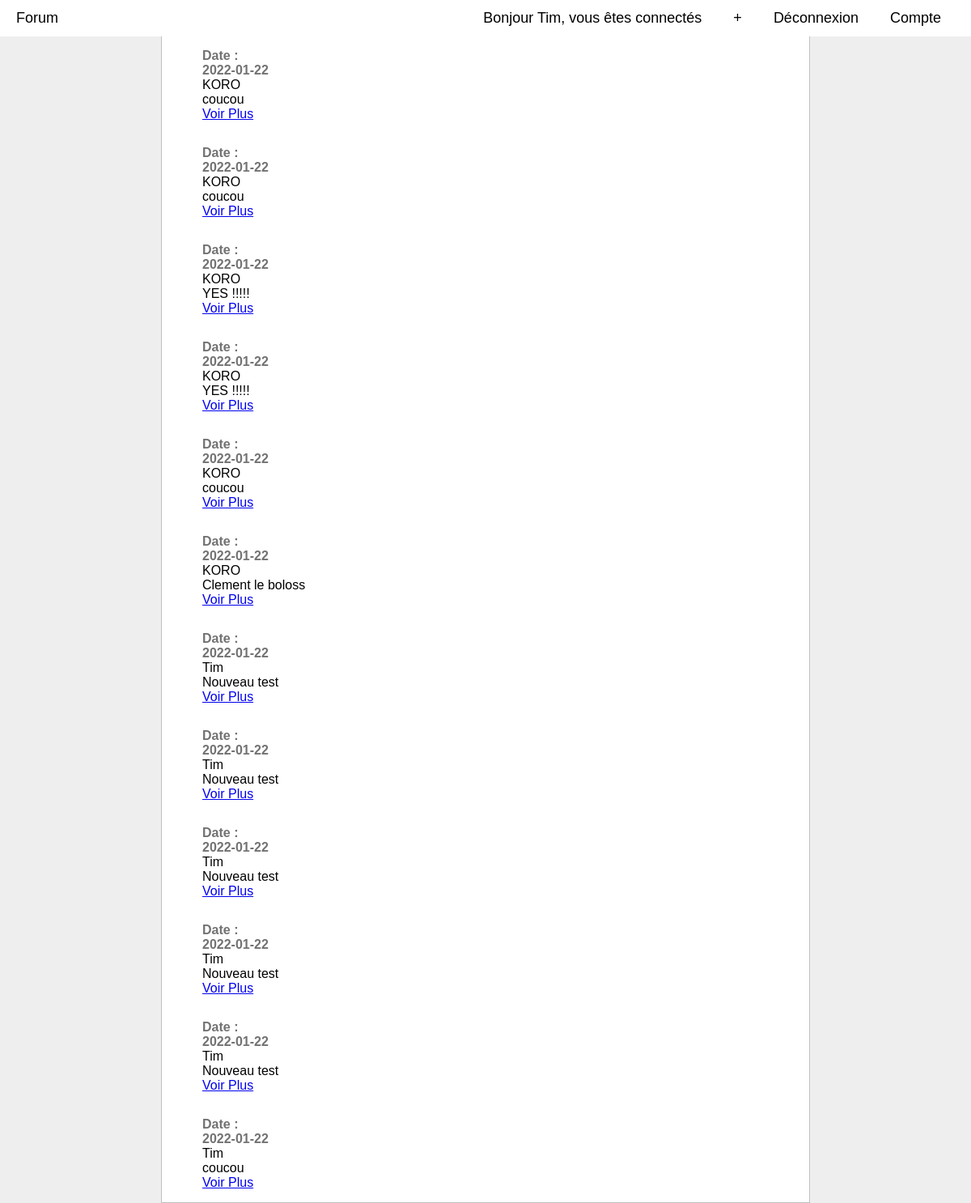
Before: /home.php (signed in) with the older database file.
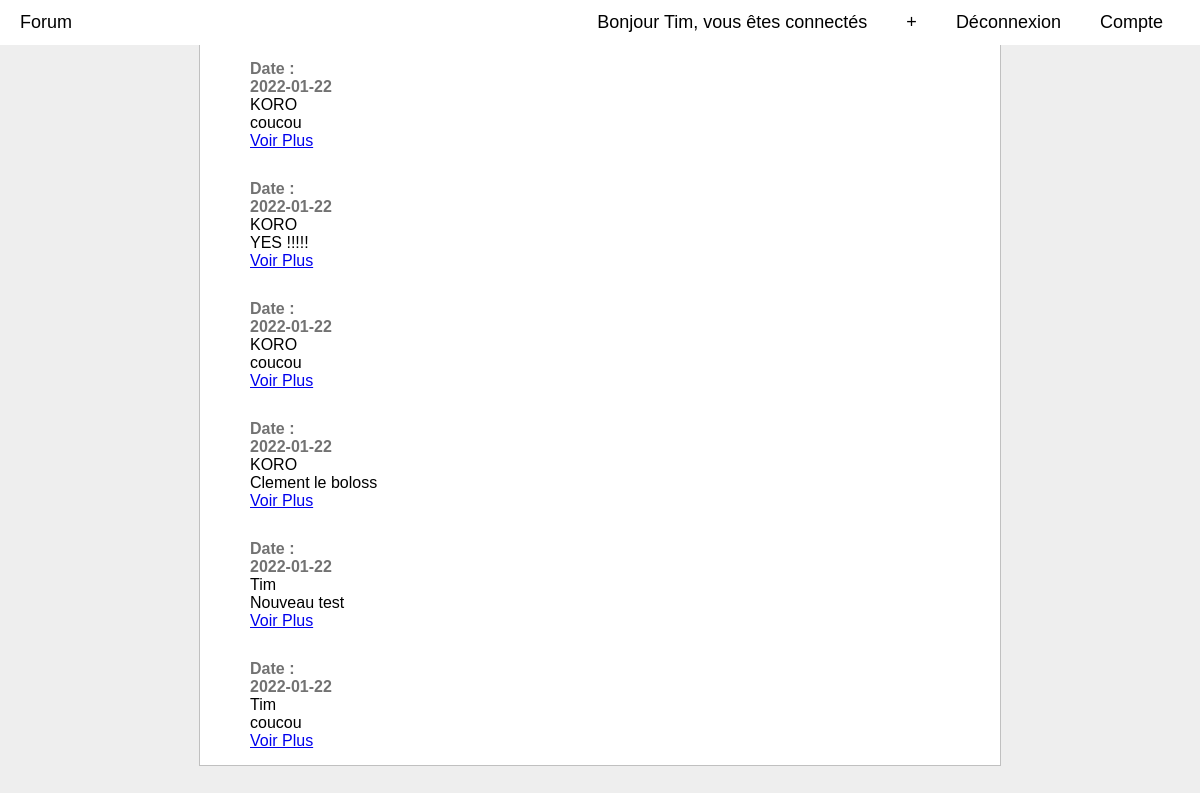
After: the same page with the newer database file.
### tables this page shows
CREATE TABLE `articles` (
  `ID` int(11) NOT NULL,
  `TITLE` varchar(80) NOT NULL,
  `DESCRIPTION` varchar(80) NOT NULL,
  `DATE_CREATION` date NOT NULL,
  `ID_AUTHOR` int(11) NOT NULL
);

CREATE TABLE `users` (
  `ID` int(11) NOT NULL,
  `USERNAME` varchar(80) NOT NULL,
  `PASSWORD` varchar(80) NOT NULL,
  `MAIL` varchar(80) NOT NULL
);

### home.php (the view, shortened to what this page needs)
<!DOCTYPE html>
<html>
    <head>
        <link rel="stylesheet" href="assets/css/home.css">
    </head>
    <body>
        <form action="" method="POST">
            <div class="navbar">
                <div class="nav-cont">
                    <a href="home.php">Forum</a>
                    <div class="nav-r">
                        <?php
                            if(!isset($_SESSION["username"])){
                                header("Location: login.php");
                                exit();
                            }
                            elseif($_SESSION['username'] !== ""){
                                $user = $_SESSION['username'];
                                echo "<a>Bonjour $user, vous êtes connectés</a>";
                            }
                        ?>
                        <a href="new.php">+</a>
                        <a href="login.php" onclick="logOut();">Déconnexion</a>
                        <a href="account.php">Compte</a>
                    </div>
                </div>
            </div>
            <div class="container">
                <?php
                    include("loginDB.php");
                    $requete = "SELECT * FROM articles";
                    $exec_req = mysqli_query($mysqli,$requete);
                ?>
                <?php while($reponse = mysqli_fetch_array($exec_req)){?>
                    <div class="articles ">
                        <div class="left">
                            <div class="date">
                                <p>Date : </p>
                                <p><?php echo $reponse['DATE_CREATION']?></p>
                            </div>
                        </div>
                        <div id="rigth">
                            <div class="info ">
                                <div id="username">
                                    <p>
                                        <?php
                                            $id_author = $reponse['ID_AUTHOR'];
                                            $request = "SELECT users.USERNAME FROM `articles`INNER JOIN `users` ON users.ID = articles.ID_AUTHOR
                                            WHERE articles.ID_AUTHOR = '".$id_author."';";
                                            $exec = mysqli_query($mysqli,$request);
                                            $rep = mysqli_fetch_array($exec);
                                            echo $rep['USERNAME'];
                                        ?>
                                    </p>
                                </div>
                                <div id="titre">
                                    <p class="titre"><?php echo $reponse['TITLE']?></p>
                                </div>
                            </div>
                            <div class="btn">
                               <?php
                                    $idpost = $reponse['ID'];
                                    $href ="details.php?id=";
                                    $href.=$idpost;
                                    echo "<a href='".$href."'>Voir Plus</a>";
                                ?>
                            </div>
                        </div>
                    </div>
                <?php }
                ?>
                <div class="divider"></div>
            </div>
        </form>
    </body>
</html>

### assets/css/home.css (style rules this page uses)
* { margin: 0; padding: 0; font-family: sans-serif; }
body { background-color: rgb(238, 238, 238); }
.navbar { width: 100%; background-color: white; font-size: large; }
.navbar a { text-decoration: none; color: black; }
.nav-cont { height: 2.8rem; margin-left: 20px; margin-right: 20px; display: flex; justify-content: space-between; align-items: center; }
.nav-r a { padding: 15px; border-radius: 3px; margin: 2px; }
.container { margin: auto; width: 50rem; background-color: white; border-left: solid 1px rgb(192, 192, 192); border-right: solid 1px rgb(192, 192, 192); }
.articles { padding-top: 15px; padding-bottom: 15px; margin-right: 50px; margin-left: 50px; }
.date { color: rgb(114, 114, 114); font-weight: bold; }
.divider { background-color: rgb(192, 192, 192); width: 100%; height: 1px; }

Changed rows visible on the page:
removed articles: DATE_CREATION "2022-01-22", ID_AUTHOR.USERNAME "KORO", TITLE "coucou"
removed articles: DATE_CREATION "2022-01-22", ID_AUTHOR.USERNAME "KORO", TITLE "YES !!!!!"
removed articles: DATE_CREATION "2022-01-22", ID_AUTHOR.USERNAME "Tim", TITLE "Nouveau test"
removed articles: DATE_CREATION "2022-01-22", ID_AUTHOR.USERNAME "Tim", TITLE "Nouveau test"
removed articles: DATE_CREATION "2022-01-22", ID_AUTHOR.USERNAME "Tim", TITLE "Nouveau test"
removed articles: DATE_CREATION "2022-01-22", ID_AUTHOR.USERNAME "Tim", TITLE "Nouveau test"
